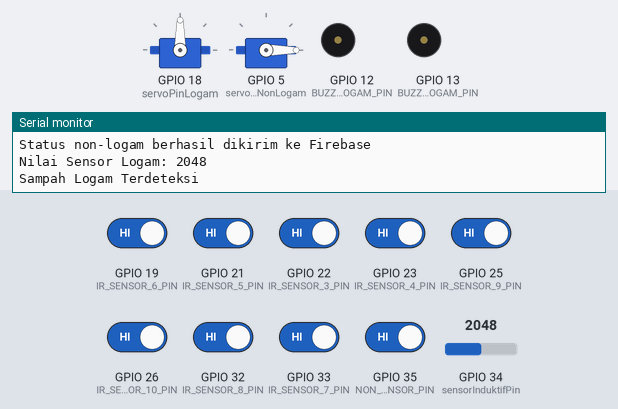
The sketch below on a simulated ESP32. On the bench: 2 × servo, buzzer (waves = sounding, pin HIGH), the last lines printed to the serial monitor. Inputs (shaded band) come from the test bench; at power-on: GPIO 19 (IR_SENSOR_6_PIN), GPIO 21 (IR_SENSOR_5_PIN), GPIO 22 (IR_SENSOR_3_PIN), GPIO 23 (IR_SENSOR_4_PIN), GPIO 25 (IR_SENSOR_9_PIN), GPIO 26 (IR_SENSOR_10_PIN), GPIO 32 (IR_SENSOR_8_PIN), GPIO 33 (IR_SENSOR_7_PIN), GPIO 35 (NON_METAL_SENSOR_PIN) HIGH, GPIO 34 (sensorInduktifPin) = 2048. WiFi joins after 1.5 s; servers stay silent unless stated.

Above: at 2.7 s.
2.8 s: GPIO 19 (IR_SENSOR_6_PIN) driven LOW
At 9.4 s:
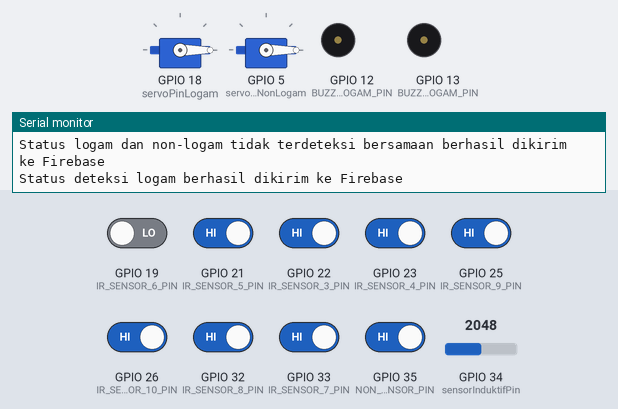
11.8 s: GPIO 35 (NON_METAL_SENSOR_PIN) driven LOW
At 21.2 s:
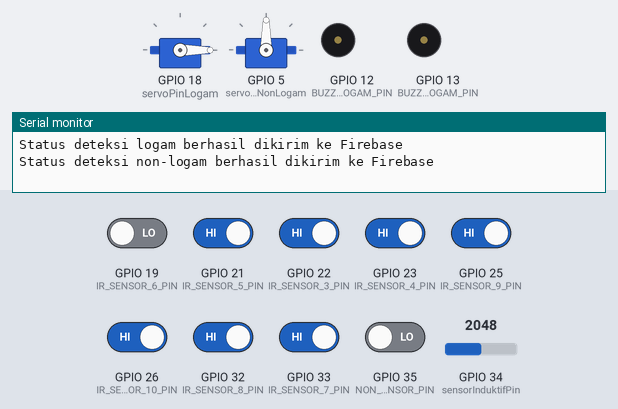
21.4 s: GPIO 25 (IR_SENSOR_9_PIN) driven LOW
At 25.2 s:
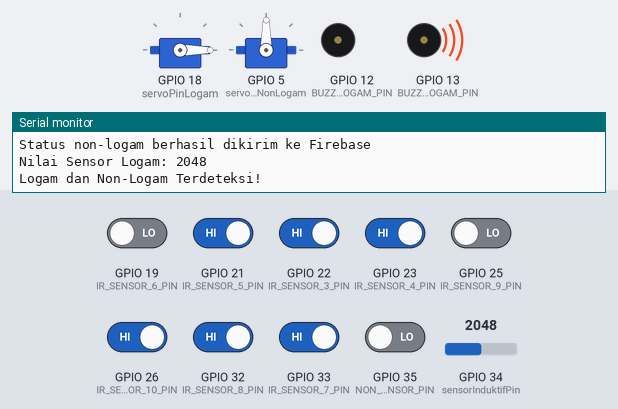
26.5 s: GPIO 19 (IR_SENSOR_6_PIN) driven HIGH
At 35.9 s:
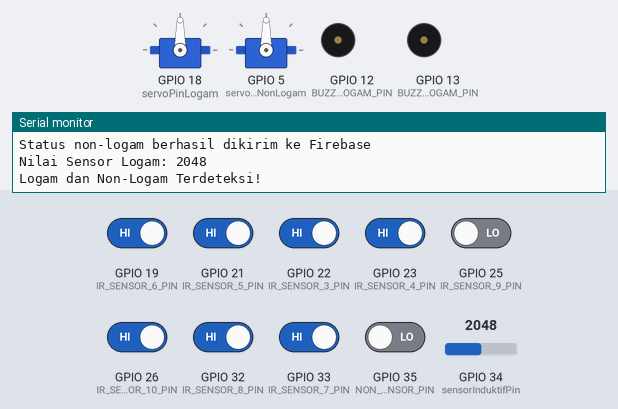
36.1 s: GPIO 34 (sensorInduktifPin) set to 3590
At 39.7 s:
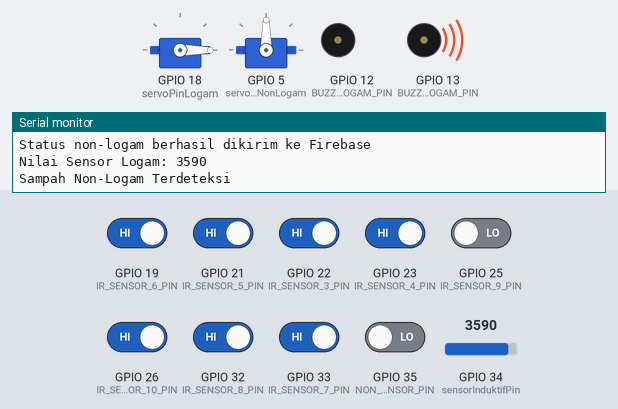
Timing chart, 0 to 54.3 s (numbered marks = the images above; inputs shaded):
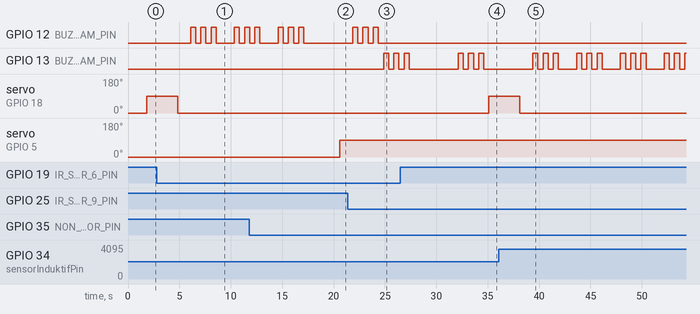

Measured:
- after the input at 2.8 s, GPIO 12 (BUZZER_LOGAM_PIN): LOW → HIGH after 3.3 s, → LOW 0.50 s later, → HIGH 0.50 s later, → LOW 0.50 s later, … (9 changes in this stretch); servo on GPIO 18 (servoPinLogam): goes on until 4.8 s, then stays 0°
- after the input at 11.8 s, GPIO 12 (BUZZER_LOGAM_PIN): goes on until 17.1 s, then stays LOW; servo on GPIO 5 (servoPinNonLogam): 0° → 90° after 8.8 s
- after the input at 21.4 s, GPIO 13 (BUZZER_NON_LOGAM_PIN): alternates HIGH for 0.50 s and LOW for 0.50 s, starting after 3.5 s; servo on GPIO 5 (servoPinNonLogam): stays 90° (without the input it goes to 0° after 3.5 s)
- after the input at 26.5 s, GPIO 12 (BUZZER_LOGAM_PIN): stops changing and stays LOW; servo on GPIO 18 (servoPinLogam): 0° → 90° after 8.6 s
- after the input at 36.1 s, servo on GPIO 18 (servoPinLogam): goes on until 38.1 s, then stays 0°

The sketch:

CODE_DONE_IoT.ino
```cpp
#include <Arduino.h>
#include <WiFi.h>
#include <Firebase_ESP_Client.h>
#include <ESP32Servo.h>

// Wi-Fi dan Firebase
#define SSID "iPhone Dilaa" // Nama Wi-Fi
#define PASSWORD "11111111" // Password Wi-Fi
#define API_KEY "AIzaSyCiT6RENeD5SRtaPBDEvI5zwtwtCA4Xefo" // API Key Firebase
#define DATABASE_URL "https://bismillahptc-2bf27-default-rtdb.firebaseio.com/" // URL Database Firebase

// PIN SENSOR INFRARED
#define IR_SENSOR_3_PIN 22 // Sensor Infrared SAMPAH SEDANG (LOGAM)
#define IR_SENSOR_4_PIN 23 // Sensor Infrared SAMPAH SEDANG (LOGAM)
#define IR_SENSOR_5_PIN 21 // Sensor Infrared SAMPAH PENUH (LOGAM)
#define IR_SENSOR_6_PIN 19 // Sensor Infrared SAMPAH PENUH (LOGAM)
#define IR_SENSOR_7_PIN 33 // Sensor Infrared SAMPAH SEDANG (NON-LOGAM)
#define IR_SENSOR_8_PIN 32 // Sensor Infrared SAMPAH SEDANG (NON-LOGAM)
#define IR_SENSOR_9_PIN 25 // Sensor Infrared SAMPAH PENUH (NON-LOGAM)
#define IR_SENSOR_10_PIN 26 // Sensor Infrared SAMPAH PENUH (NON-LOGAM)

// SENSOR LOGAM
const int sensorInduktifPin = 34; // Pin
const int threshold = 3550;       // Ambang batas

// SENSOR NON-LOGAM
#define NON_METAL_SENSOR_PIN 35

// SERVO
Servo myServoLogam;         // Objek Servo untuk LOGAM
Servo myServoNonLogam;      // Objek Servo untuk NON-LOGAM
const int servoPinLogam = 18;    // Pin Servo untuk LOGAM
const int servoPinNonLogam = 5;  // Pin Servo untuk NON-LOGAM
int servoOpenAngle = 90;    // Sudut buka servo
int servoCloseAngle = 0;    // Sudut tutup servo

// BUZZER
#define BUZZER_LOGAM_PIN 12 // Pin buzzer LOGAM
#define BUZZER_NON_LOGAM_PIN 13 // Pin buzzer NON-LOGAM

// Firebase instance
FirebaseData fbdo;      // Untuk mengatur data dari Firebase
FirebaseAuth auth;      // Untuk autentikasi pengguna ke Firebase
FirebaseConfig config;  // Untuk menyimpan pengaturan koneksi ke Firebase

void setup() {
  Serial.begin(115200);

  // Mengatur pin sensor infrared sebagai input
  pinMode(IR_SENSOR_3_PIN, INPUT);
  pinMode(IR_SENSOR_4_PIN, INPUT);
  pinMode(IR_SENSOR_5_PIN, INPUT);
  pinMode(IR_SENSOR_6_PIN, INPUT);
  pinMode(IR_SENSOR_7_PIN, INPUT);
  pinMode(IR_SENSOR_8_PIN, INPUT);
  pinMode(IR_SENSOR_9_PIN, INPUT);
  pinMode(IR_SENSOR_10_PIN, INPUT);

  // Mengatur pin untuk sensor logam dan non-logam
  pinMode(sensorInduktifPin, INPUT);
  pinMode(NON_METAL_SENSOR_PIN, INPUT);

  // Mengatur Servo untuk logam dan non-logam
  myServoLogam.attach(servoPinLogam);    // Servo untuk LOGAM
  myServoNonLogam.attach(servoPinNonLogam); // Servo untuk NON-LOGAM
  myServoLogam.write(servoCloseAngle);   // Servo logam mulai dalam posisi tertutup
  myServoNonLogam.write(servoCloseAngle); // Servo non-logam mulai dalam posisi tertutup

  // Mengatur Buzzer
  pinMode(BUZZER_LOGAM_PIN, OUTPUT);
  pinMode(BUZZER_NON_LOGAM_PIN, OUTPUT);

  // Menghubungkan ke Wi-Fi
  Serial.println("Memulai koneksi Wi-Fi...");
  WiFi.begin(SSID, PASSWORD);
  while (WiFi.status() != WL_CONNECTED) {
    Serial.print("Menghubungkan ...");
    delay(300);
  }
  Serial.print("Terhubung ke Wi-Fi dengan IP: ");
  Serial.println(WiFi.localIP());

  // Firebase configuration
  config.api_key = API_KEY;
  config.database_url = DATABASE_URL;

  Serial.println("Menghubungkan ke Firebase...");

  if (Firebase.signUp(&config, &auth, "", "")) {
    Serial.println("SignUp berhasil");
  } else {
    Serial.printf("Error SignUp: %s\n", config.signer.signupError.message.c_str());
  }
  Firebase.begin(&config, &auth);
  Serial.println("Firebase dimulai.");
}

void loop() {
  // BAGIAN 1: BACAAN SENSOR INFRARED
  int irStatus3 = digitalRead(IR_SENSOR_3_PIN);
  int irStatus4 = digitalRead(IR_SENSOR_4_PIN);
  int irStatus5 = digitalRead(IR_SENSOR_5_PIN);
  int irStatus6 = digitalRead(IR_SENSOR_6_PIN);
  int irStatus7 = digitalRead(IR_SENSOR_7_PIN);
  int irStatus8 = digitalRead(IR_SENSOR_8_PIN);
  int irStatus9 = digitalRead(IR_SENSOR_9_PIN);
  int irStatus10 = digitalRead(IR_SENSOR_10_PIN);

  String statusMetal, statusNonMetal;
  if (irStatus5 == LOW || irStatus6 == LOW) {
    statusMetal = "SAMPAH PENUH";
  } else if (irStatus3 == LOW || irStatus4 == LOW) {
    statusMetal = "SAMPAH SEDANG";
  } else {
    statusMetal = "SAMPAH KOSONG";
  }

  if (irStatus9 == LOW || irStatus10 == LOW) {
    statusNonMetal = "SAMPAH PENUH";
  } else if (irStatus7 == LOW || irStatus8 == LOW) {
    statusNonMetal = "SAMPAH SEDANG";
  } else {
    statusNonMetal = "SAMPAH KOSONG";
  }

  Serial.println("-------------------------------------------------");
  Serial.print("Status Sampah Logam: ");
  Serial.println(statusMetal);
  Serial.print("Status Sampah Non-Logam: ");
  Serial.println(statusNonMetal);

  // KIRIM DATA KE FIREBASE
  if (Firebase.RTDB.setString(&fbdo, "/DATA_SENSOR/STATUS_LOGAM", statusMetal)) {
    Serial.println("Status logam berhasil dikirim ke Firebase");
  } else {
    Serial.print("Gagal mengirim status logam ke Firebase: ");
    Serial.println(fbdo.errorReason());
  }
  if (Firebase.RTDB.setString(&fbdo, "/DATA_SENSOR/STATUS_NON_LOGAM", statusNonMetal)) {
    Serial.println("Status non-logam berhasil dikirim ke Firebase");
  } else {
    Serial.print("Gagal mengirim status non-logam ke Firebase: ");
    Serial.println(fbdo.errorReason());
  }


// BAGIAN 2: BACAAN SENSOR LOGAM DAN NON-LOGAM
int sensorValue = analogRead(sensorInduktifPin);
int nonMetalDetected = digitalRead(NON_METAL_SENSOR_PIN);

bool logamTerdeteksi = (sensorValue < threshold);
bool nonLogamTerdeteksi = (nonMetalDetected == LOW);

// MENAMPILKAN STATUS SENSOR
Serial.print("Nilai Sensor Logam: ");
Serial.println(sensorValue);

if (logamTerdeteksi && nonLogamTerdeteksi) {
  Serial.println("Logam dan Non-Logam Terdeteksi!");

  if (statusMetal == "SAMPAH PENUH") {
    for (int i = 0; i < 3; i++) {
      digitalWrite(BUZZER_LOGAM_PIN, HIGH);
      delay(500);
      digitalWrite(BUZZER_LOGAM_PIN, LOW);
      delay(500);
    }
  }

  if (statusNonMetal == "SAMPAH PENUH") {
    for (int i = 0; i < 3; i++) {
      digitalWrite(BUZZER_NON_LOGAM_PIN, HIGH);
      delay(500);
      digitalWrite(BUZZER_NON_LOGAM_PIN, LOW);
      delay(500);
    }
  }

  if (statusMetal != "SAMPAH PENUH") {
    myServoLogam.write(servoOpenAngle);  // Buka LOGAM
  } else {
    myServoLogam.write(servoCloseAngle);  // Tutup LOGAM
  }

  if (statusNonMetal != "SAMPAH PENUH") {
    myServoNonLogam.write(servoCloseAngle);  // Buka NON-LOGAM
  } else {
    myServoNonLogam.write(servoOpenAngle);  // Tutup NON-LOGAM
  }

  delay(3000);
  myServoLogam.write(servoCloseAngle);
  myServoNonLogam.write(servoOpenAngle);
} else {
  if (logamTerdeteksi) {
    Serial.println("Sampah Logam Terdeteksi");
    if (statusMetal == "SAMPAH PENUH") {
      for (int i = 0; i < 3; i++) {
        digitalWrite(BUZZER_LOGAM_PIN, HIGH);
        delay(500);
        digitalWrite(BUZZER_LOGAM_PIN, LOW);
        delay(500);
      }
    } else {
      myServoLogam.write(servoOpenAngle);
      delay(3000);
      myServoLogam.write(servoCloseAngle);
    }
  }

  if (nonLogamTerdeteksi) {
    Serial.println("Sampah Non-Logam Terdeteksi");
    if (statusNonMetal == "SAMPAH PENUH") {
      for (int i = 0; i < 3; i++) {
        digitalWrite(BUZZER_NON_LOGAM_PIN, HIGH);
        delay(500);
        digitalWrite(BUZZER_NON_LOGAM_PIN, LOW);
        delay(500);
      }
    } else {
      myServoNonLogam.write(servoCloseAngle);
      delay(3000);
      myServoNonLogam.write(servoOpenAngle);
    }
  }
}

  // KIRIM STATUS DETEKSI LOGAM DAN NON-LOGAM TERDETEKSI KE FIREBASE
  if (logamTerdeteksi && nonLogamTerdeteksi) {
  Serial.println("Logam dan Non-Logam Terdeteksi Bersamaan");
  if (Firebase.RTDB.setString(&fbdo, "/DATA_SENSOR/DETEKSI_LOGAM_NONLOGAM", "TERDETEKSI BERSAMA")) {
    Serial.println("Status logam dan non-logam terdeteksi bersamaan berhasil dikirim ke Firebase");
  } else {
    Serial.print("Gagal mengirim status logam dan non-logam terdeteksi bersamaan ke Firebase: ");
    Serial.println(fbdo.errorReason());
  }
} else {
  Serial.println("Logam dan Non-Logam Tidak Terdeteksi Bersamaan");
  if (Firebase.RTDB.setString(&fbdo, "/DATA_SENSOR/DETEKSI_LOGAM_NONLOGAM", "TIDAK TERDETEKSI BERSAMA")) {
    Serial.println("Status logam dan non-logam tidak terdeteksi bersamaan berhasil dikirim ke Firebase");
  } else {
    Serial.print("Gagal mengirim status logam dan non-logam tidak terdeteksi bersamaan ke Firebase: ");
    Serial.println(fbdo.errorReason());
  }
}

  // KIRIM STATUS DETEKSI LOGAM KE FIREBASE
  if (sensorValue < threshold) {
    if (Firebase.RTDB.setString(&fbdo, "/DATA_SENSOR/DETEKSI_LOGAM", "TERDETEKSI")) {
      Serial.println("Status deteksi logam berhasil dikirim ke Firebase");
    } else {
      Serial.print("Gagal mengirim status deteksi logam ke Firebase: ");
      Serial.println(fbdo.errorReason());
    }
  } else {
    if (Firebase.RTDB.setString(&fbdo, "/DATA_SENSOR/DETEKSI_LOGAM", "TIDAK TERDETEKSI")) {
      Serial.println("Status deteksi logam berhasil dikirim ke Firebase");
    } else {
      Serial.print("Gagal mengirim status deteksi logam ke Firebase: ");
      Serial.println(fbdo.errorReason());
    }
  }

  // KIRIM STATUS DETEKSI NON-LOGAM KE FIREBASE
  if (nonMetalDetected == LOW) {
    if (Firebase.RTDB.setString(&fbdo, "/DATA_SENSOR/DETEKSI_NON_LOGAM", "TERDETEKSI")) {
      Serial.println("Status deteksi non-logam berhasil dikirim ke Firebase");
    } else {
      Serial.print("Gagal mengirim status deteksi non-logam ke Firebase: ");
      Serial.println(fbdo.errorReason());
    }
  } else {
    if (Firebase.RTDB.setString(&fbdo, "/DATA_SENSOR/DETEKSI_NON_LOGAM", "TIDAK TERDETEKSI")) {
      Serial.println("Status deteksi non-logam berhasil dikirim ke Firebase");
    } else {
      Serial.print("Gagal mengirim status deteksi non-logam ke Firebase: ");
      Serial.println(fbdo.errorReason());
    }
  }

  delay(500);
}
```
